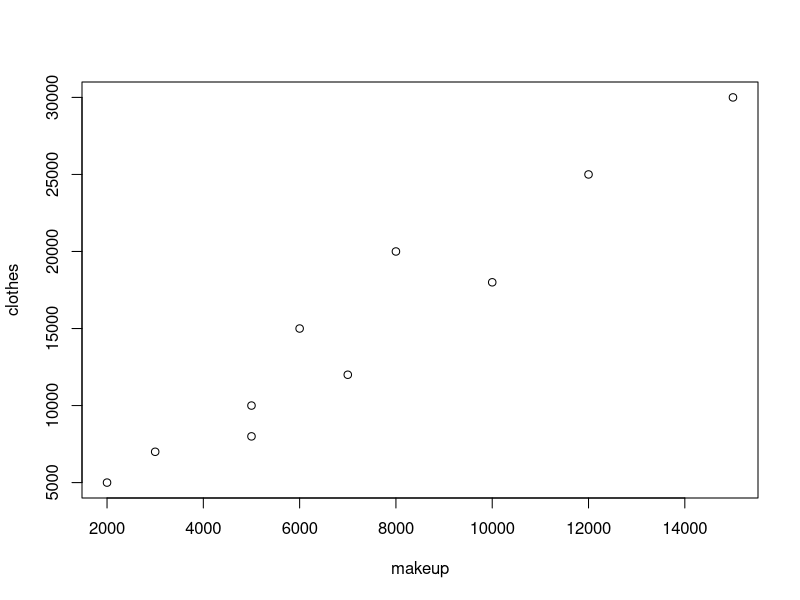
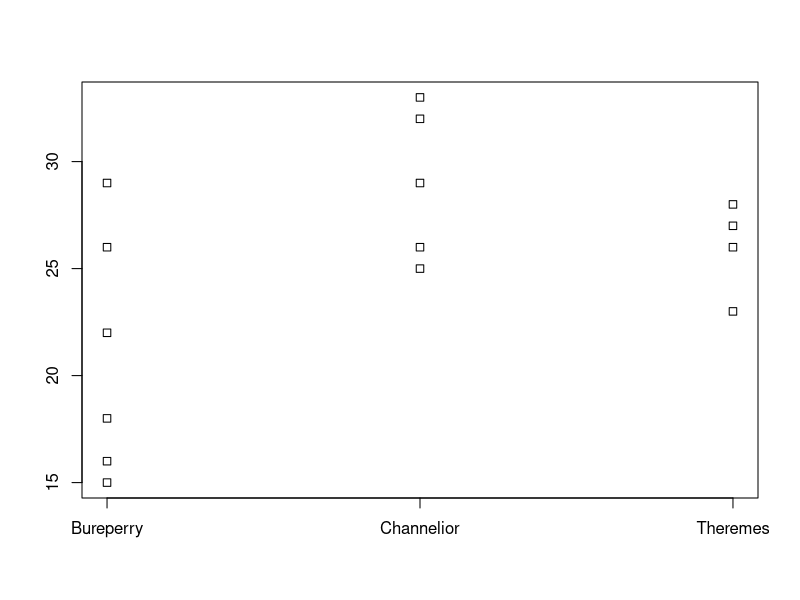

R code for these plots, in order:
## ---- chunk 1
makeup <- c(3000, 5000, 12000, 2000, 7000, 15000, 5000, 6000, 8000, 10000)
clothes <- c(7000, 8000, 25000, 5000, 12000, 30000, 10000, 15000, 20000, 18000)
## ---- chunk 2
plot(makeup, clothes)
## ---- chunk 3
cor(makeup, clothes)
## ---- chunk 4
survey.age <- c(27, 33, 16, 29, 32, 23, 25, 28, 22, 18, 26, 26, 15, 29, 26)
survey.brand <- c("Theremes", "Channelior", "Bureperry", "Bureperry", "Channelior", "Theremes",
                  "Channelior", "Theremes", "Bureperry", "Bureperry", "Channelior", "Theremes",
                  "Bureperry", "Channelior", "Bureperry")
## ---- chunk 5
tapply(survey.age, survey.brand, c)
## ---- chunk 6
stripchart(tapply(survey.age, survey.brand, c), vertical = TRUE)
## ---- chunk 7
correlation.ratio <- function(value, category) summary(lm(value ~ category))$r.squared
## ---- chunk 8
correlation.ratio(survey.age, survey.brand)
## ---- chunk 9
asked.out.table <- matrix(c(34, 61, 53, 38, 40, 74), byrow = TRUE, nrow = 2)
## ---- chunk 10
asked.out.table
## ---- chunk 11
install.packages("vcd")
## ---- chunk 12
library(vcd)
## ---- chunk 13
assocstats(asked.out.table)
## ---- chunk 14
assocstats(asked.out.table)$cramer
